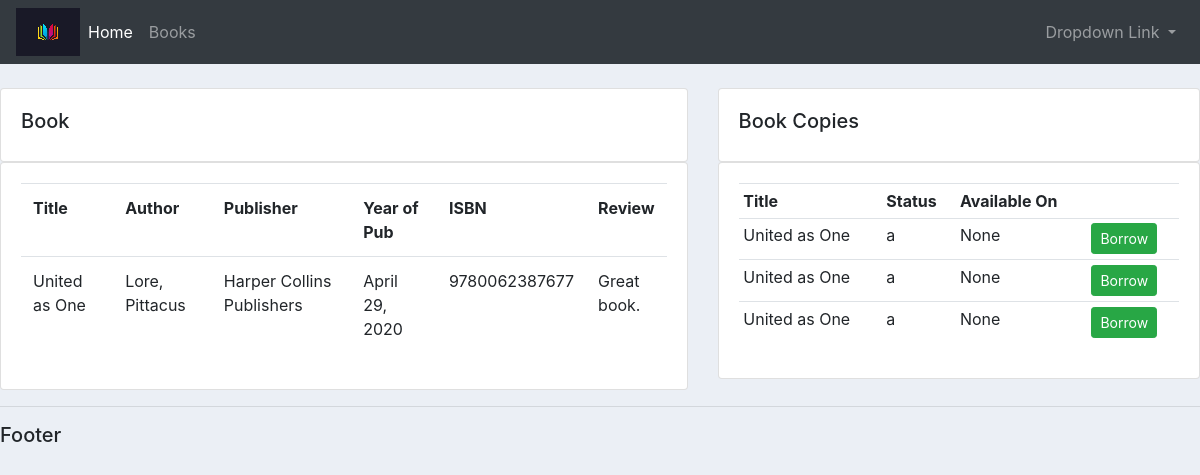
Screenshot of /catalog/books/8/ with the database file from the repository.
### catalog/models.py (models this page shows, shortened)
class Book(models.Model):
    title = models.CharField(max_length=200)
    author = models.ForeignKey('Author', on_delete=models.SET_NULL, null = True)
    summary = models.TextField(max_length=1000, help_text='Enter a brief description of the book')
    isbn = models.CharField('ISBN', max_length=13, help_text='13 Character ISBN Number')
    review = models.TextField(max_length=1000, help_text='Give the book a review', null = True, blank=True)
    publisher = models.ForeignKey('Publisher', on_delete=models.SET_NULL, null=True, blank = True)
    yearPub = models.DateField(null=True, )

class Author(models.Model):
	first_name = models.CharField(max_length=100)
	last_name = models.CharField(max_length=100)
	date_of_birth = models.DateField(null = True, blank = True)
	date_of_death = models.DateField('Died', null=True, blank=True)
	class Meta:
		ordering = ['last_name', 'first_name']
	def __str__(self):
		return f'{self.last_name}, {self.first_name}'

class Publisher(models.Model):
	publisher = models.CharField(max_length=200, help_text='Enter Book\'s Publisher')
	def __str__(self):
		return self.publisher

class BookInstance(models.Model):
	id = models.UUIDField(primary_key=True, default=uuid.uuid4, help_text='Unique ID')
	book = models.ForeignKey('Book', on_delete=models.SET_NULL, null=True)
	due_back = models.DateField(null=True, blank=True)
	LOAN_STATUS = (('a', 'Available'),
		('r', 'Reserved'),)
	status = models.CharField(max_length=1,
		choices= LOAN_STATUS,
		blank = True,
		default = 'm',
		help_text = 'Book Availability',)
	class Meta:
		ordering = ['due_back']

### catalog/views.py (the view)
# urls.py: path('books/<str:pk>/', views.booksID, name= 'instance'),
def booksID(request, pk):
    book = Book.objects.get(id=pk)
    instance = BookInstance.objects.filter(book=pk)
    context = {'book':book, 'instance':instance}
    return render(request, 'catalog/bookinstance.html', context)

### catalog/templates/catalog/bookinstance.html
{% extends 'catalog/main.html'%}
{% block content%}
<br />
<div class="row">
    <div class="col-md-7">
        <div class="card card-body">
            <h5>Book</h5>
        </div>
        <div class="card card-body">
            <table class="table">
                <tr>
                    <th>Title</th>
                    <th>Author</th>
                    <th>Publisher</th>
                    <th>Year of Pub</th>
                    <th>ISBN</th>
                    <th>Review</th>
                </tr>
                <tr>
                    <td><a>{{book.title}}</a></td>
                    <td>{{book.author}}</td>
                    <td>{{book.publisher}}</td>
                    <td>{{book.yearPub}}</td>
                    <td>{{book.isbn}}</td>
                    <td width="45px">{{book.review}}</td>
                </tr>
            </table>
        </div>
    </div>
    <div class="col-md-5">
        <div class="card card-body">
            <h5>Book Copies</h5>
        </div>
        <div class="card card-body">
            <table class="table table-sm">
                <tr>
                    <th>Title</th>
                    <th>Status</th>
                    <th>Available On</th>
                    <th></th>
                </tr>
                {% for i in instance %}
                <tr>
                    <td>{{i.book.title}}</td>
                    <td>{{i.status}}</td>
                    <td>{{i.due_back}}</td>
                    {% if i.status == 'a' %}
                    <td><a href="{% url 'reserve' i.id %}" class="btn btn-sm btn-success">Borrow</a></td>
                    {% else %}
                    <td></td>
                    {% endif %}
                </tr>
                {% endfor %}
            </table>
        </div>
    </div>
</div>
{% endblock content%}

### static/css/main.css (style rules this page uses)
body { background-color: #ebeff5 }

### rows the page displays
Book: title "United as One", author "Lore, Pittacus", publisher "Harper Collins Publishers", yearPub "April 29, 2020", isbn "9780062387677", review "Great book."
BookInstance: book "United as One", status "a", due_back "None", shows "Borrow"
BookInstance: book "United as One", status "a", due_back "None", shows "Borrow"
BookInstance: book "United as One", status "a", due_back "None", shows "Borrow"
